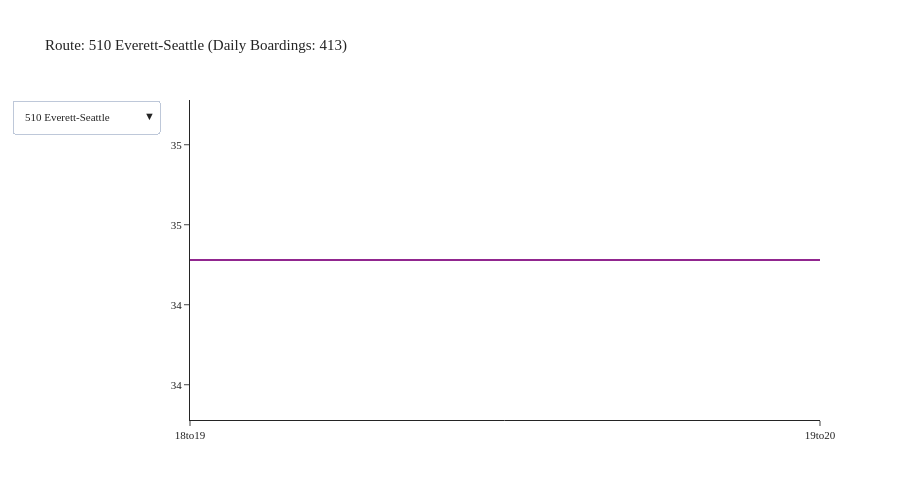

Notebook code for this chart:
### Code cell
agency = 'Sound Transit'
df = df_transit_line[df_transit_line['agency'] == agency]
df = df.groupby(['tod', 'description']).agg({'boardings': 'sum'}).reset_index()
fig = create_tod_chart(df)
fig.show()

### Figure 1 — Plotly figure (JSON) as saved in the notebook; plotly's stock layout.template omitted (floating-point values rounded to 4 significant figures)
{"data": [{"mode": "lines", "name": "510 Everett-Seattle", "type": "scatter", "visible": true, "x": ["18to19", "19to20"], "y": [34.28, 34.28]}, {"mode": "lines", "name": "512 Everett-Northgte", "type": "scatter", "visible": false, "x": ["18to19", "19to20", "20to21", "21to22", "22to23", "23to0", "0to1", "1to2", "2to3", "3to4", "4to5"], "y": [774.2, 774.2, 125.2, 125.2, 125.2, 125.2, 125.2, 125.2, 125.2, 125.2, 125.2]}, {"mode": "lines", "name": "513 Seaway-Northgate", "type": "scatter", "visible": false, "x": ["18to19", "19to20"], "y": [104.5, 104.5]}, {"mode": "lines", "name": "522 Woodinvl-Roosvlt", "type": "scatter", "visible": false, "x": ["18to19", "19to20", "20to21", "21to22", "22to23", "23to0", "0to1", "1to2", "2to3", "3to4", "4to5"], "y": [297.5, 297.5, 53.58, 53.58, 53.58, 53.58, 53.58, 53.58, 53.58, 53.58, 53.58]}, {"mode": "lines", "name": "532 Everett-Bellevue", "type": "scatter", "visible": false, "x": ["18to19", "19to20"], "y": [11.0, 11.0]}, {"mode": "lines", "name": "535 Lynnwood-Bllvue", "type": "scatter", "visible": false, "x": ["18to19", "19to20", "20to21", "21to22", "22to23", "23to0", "0to1", "1to2", "2to3", "3to4", "4to5"], "y": [173.0, 173.0, 5.286, 5.286, 5.286, 5.286, 5.286, 5.286, 5.286, 5.286, 5.286]}, {"mode": "lines", "name": "542 Redmond-U Dist", "type": "scatter", "visible": false, "x": ["18to19", "19to20", "20to21", "21to22", "22to23", "23to0", "0to1", "1to2", "2to3", "3to4", "4to5"], "y": [73.34, 73.34, 12.67, 12.67, 12.67, 12.67, 12.67, 12.67, 12.67, 12.67, 12.67]}, {"mode": "lines", "name": "545 Redmond-Seattle", "type": "scatter", "visible": false, "x": ["18to19", "19to20", "20to21", "21to22", "22to23", "23to0", "0to1", "1to2", "2to3", "3to4", "4to5"], "y": [417.5, 417.5, 42.08, 42.08, 42.08, 42.08, 42.08, 42.08, 42.08, 42.08, 42.08]}, {"mode": "lines", "name": "550 Bellevue-Seattle", "type": "scatter", "visible": false, "x": ["18to19", "19to20", "20to21", "21to22", "22to23", "23to0", "0to1", "1to2", "2to3", "3to4", "4to5"], "y": [664.1, 664.1, 156.4, 156.4, 156.4, 156.4, 156.4, 156.4, 156.4, 156.4, 156.4]}, {"mode": "lines", "name": "554 Issaquah-Seattle", "type": "scatter", "visible": false, "x": ["18to19", "19to20", "20to21", "21to22", "22to23", "23to0", "0to1", "1to2", "2to3", "3to4", "4to5"], "y": [566.7, 566.7, 88.59, 88.59, 88.59, 88.59, 88.59, 88.59, 88.59, 88.59, 88.59]}, {"mode": "lines", "name": "556 Issaquah-U Dist", "type": "scatter", "visible": false, "x": ["18to19", "19to20"], "y": [24.3, 24.3]}, {"mode": "lines", "name": "560 W Sea-Bellevue", "type": "scatter", "visible": false, "x": ["18to19", "19to20", "20to21", "21to22", "22to23", "23to0", "0to1", "1to2", "2to3", "3to4", "4to5"], "y": [103.1, 103.1, 10.76, 10.76, 10.76, 10.76, 10.76, 10.76, 10.76, 10.76, 10.76]}, {"mode": "lines", "name": "566 Auburn-Redmond", "type": "scatter", "visible": false, "x": ["18to19", "19to20"], "y": [16.17, 16.17]}, {"mode": "lines", "name": "574 Lakewood-SeaTac", "type": "scatter", "visible": false, "x": ["18to19", "19to20", "20to21", "21to22", "22to23", "23to0", "0to1", "1to2", "2to3", "3to4", "4to5"], "y": [274.0, 274.0, 7.08, 7.08, 7.08, 7.08, 7.08, 7.08, 7.08, 7.08, 7.08]}, {"mode": "lines", "name": "577 Fed Way-Seattle", "type": "scatter", "visible": false, "x": [], "y": []}, {"mode": "lines", "name": "578 Seattle-Puyallup", "type": "scatter", "visible": false, "x": ["18to19", "19to20", "20to21", "21to22", "22to23", "23to0", "0to1", "1to2", "2to3", "3to4", "4to5"], "y": [298.1, 298.1, 32.33, 32.33, 32.33, 32.33, 32.33, 32.33, 32.33, 32.33, 32.33]}, {"mode": "lines", "name": "580 So Hill-Puyallup", "type": "scatter", "visible": false, "x": ["18to19", "19to20"], "y": [0.1429, 0.1429]}, {"mode": "lines", "name": "586 Tacoma-U Dist", "type": "scatter", "visible": false, "x": ["18to19", "19to20"], "y": [4.22, 4.22]}, {"mode": "lines", "name": "590 Tacoma-Seattle", "type": "scatter", "visible": false, "x": ["18to19", "19to20"], "y": [21.75, 21.75]}, {"mode": "lines", "name": "592 DuPont-Seattle", "type": "scatter", "visible": false, "x": ["18to19", "19to20"], "y": [3.404, 3.404]}, {"mode": "lines", "name": "594 Lakewood-Seattle", "type": "scatter", "visible": false, "x": ["18to19", "19to20", "20to21", "21to22", "22to23", "23to0", "0to1", "1to2", "2to3", "3to4", "4to5"], "y": [183.6, 183.6, 35.09, 35.09, 35.09, 35.09, 35.09, 35.09, 35.09, 35.09, 35.09]}, {"mode": "lines", "name": "595 Gig Hrbr-Seattle", "type": "scatter", "visible": false, "x": [], "y": []}, {"mode": "lines", "name": "596 Sumner-Bonney Lk", "type": "scatter", "visible": false, "x": ["18to19", "19to20"], "y": [8.977, 8.977]}, {"mode": "lines", "name": "Commutr Rail Evt-Sea", "type": "scatter", "visible": false, "x": [], "y": []}, {"mode": "lines", "name": "Commutr Rail Tac-Sea", "type": "scatter", "visible": false, "x": ["18to19", "19to20"], "y": [763.7, 763.7]}, {"mode": "lines", "name": "Light Rail Ang Lk-NG", "type": "scatter", "visible": false, "x": ["18to19", "19to20", "20to21", "21to22", "22to23", "23to0", "0to1", "1to2", "2to3", "3to4", "4to5"], "y": [6095.0, 6095.0, 988.0, 988.0, 988.0, 988.0, 988.0, 988.0, 988.0, 988.0, 988.0]}, {"mode": "lines", "name": "Light Rail Tacoma", "type": "scatter", "visible": false, "x": ["18to19", "19to20", "20to21", "21to22", "22to23", "23to0", "0to1", "1to2", "2to3", "3to4", "4to5"], "y": [377.4, 377.4, 30.15, 30.15, 30.15, 30.15, 30.15, 30.15, 30.15, 30.15, 30.15]}], "layout": {"font": {"size": 11}, "height": 500, "title": {"text": "Route: 510 Everett-Seattle (Daily Boardings: 413)"}, "updatemenus": [{"buttons": [{"args": [{"visible": [true, false, false, false, false, false, false, false, false, false, false, false, false, false, false, false, false, false, false, false, false, false, false, false, false, false, false]}, {"title": "Route: 510 Everett-Seattle (Daily Boardings: 413)"}], "label": "510 Everett-Seattle", "method": "update"}, {"args": [{"visible": [false, true, false, false, false, false, false, false, false, false, false, false, false, false, false, false, false, false, false, false, false, false, false, false, false, false, false]}, {"title": "Route: 512 Everett-Northgte (Daily Boardings: 8,656)"}], "label": "512 Everett-Northgte", "method": "update"}, {"args": [{"visible": [false, false, true, false, false, false, false, false, false, false, false, false, false, false, false, false, false, false, false, false, false, false, false, false, false, false, false]}, {"title": "Route: 513 Seaway-Northgate (Daily Boardings: 508)"}], "label": "513 Seaway-Northgate", "method": "update"}, {"args": [{"visible": [false, false, false, true, false, false, false, false, false, false, false, false, false, false, false, false, false, false, false, false, false, false, false, false, false, false, false]}, {"title": "Route: 522 Woodinvl-Roosvlt (Daily Boardings: 3,683)"}], "label": "522 Woodinvl-Roosvlt", "method": "update"}, {"args": [{"visible": [false, false, false, false, true, false, false, false, false, false, false, false, false, false, false, false, false, false, false, false, false, false, false, false, false, false, false]}, {"title": "Route: 532 Everett-Bellevue (Daily Boardings: 406)"}], "label": "532 Everett-Bellevue", "method": "update"}, {"args": [{"visible": [false, false, false, false, false, true, false, false, false, false, false, false, false, false, false, false, false, false, false, false, false, false, false, false, false, false, false]}, {"title": "Route: 535 Lynnwood-Bllvue (Daily Boardings: 2,485)"}], "label": "535 Lynnwood-Bllvue", "method": "update"}, {"args": [{"visible": [false, false, false, false, false, false, true, false, false, false, false, false, false, false, false, false, false, false, false, false, false, false, false, false, false, false, false]}, {"title": "Route: 542 Redmond-U Dist (Daily Boardings: 1,037)"}], "label": "542 Redmond-U Dist", "method": "update"}, {"args": [{"visible": [false, false, false, false, false, false, false, true, false, false, false, false, false, false, false, false, false, false, false, false, false, false, false, false, false, false, false]}, {"title": "Route: 545 Redmond-Seattle (Daily Boardings: 5,598)"}], "label": "545 Redmond-Seattle", "method": "update"}, {"args": [{"visible": [false, false, false, false, false, false, false, false, true, false, false, false, false, false, false, false, false, false, false, false, false, false, false, false, false, false, false]}, {"title": "Route: 550 Bellevue-Seattle (Daily Boardings: 8,781)"}], "label": "550 Bellevue-Seattle", "method": "update"}, {"args": [{"visible": [false, false, false, false, false, false, false, false, false, true, false, false, false, false, false, false, false, false, false, false, false, false, false, false, false, false, false]}, {"title": "Route: 554 Issaquah-Seattle (Daily Boardings: 5,916)"}], "label": "554 Issaquah-Seattle", "method": "update"}, {"args": [{"visible": [false, false, false, false, false, false, false, false, false, false, true, false, false, false, false, false, false, false, false, false, false, false, false, false, false, false, false]}, {"title": "Route: 556 Issaquah-U Dist (Daily Boardings: 683)"}], "label": "556 Issaquah-U Dist", "method": "update"}, {"args": [{"visible": [false, false, false, false, false, false, false, false, false, false, false, true, false, false, false, false, false, false, false, false, false, false, false, false, false, false, false]}, {"title": "Route: 560 W Sea-Bellevue (Daily Boardings: 1,940)"}], "label": "560 W Sea-Bellevue", "method": "update"}, {"args": [{"visible": [false, false, false, false, false, false, false, false, false, false, false, false, true, false, false, false, false, false, false, false, false, false, false, false, false, false, false]}, {"title": "Route: 566 Auburn-Redmond (Daily Boardings: 371)"}], "label": "566 Auburn-Redmond", "method": "update"}, {"args": [{"visible": [false, false, false, false, false, false, false, false, false, false, false, false, false, true, false, false, false, false, false, false, false, false, false, false, false, false, false]}, {"title": "Route: 574 Lakewood-SeaTac (Daily Boardings: 2,798)"}], "label": "574 Lakewood-SeaTac", "method": "update"}, {"args": [{"visible": [false, false, false, false, false, false, false, false, false, false, false, false, false, false, true, false, false, false, false, false, false, false, false, false, false, false, false]}, {"title": "Route: 577 Fed Way-Seattle (Daily Boardings: 481)"}], "label": "577 Fed Way-Seattle", "method": "update"}, {"args": [{"visible": [false, false, false, false, false, false, false, false, false, false, false, false, false, false, false, true, false, false, false, false, false, false, false, false, false, false, false]}, {"title": "Route: 578 Seattle-Puyallup (Daily Boardings: 2,650)"}], "label": "578 Seattle-Puyallup", "method": "update"}, {"args": [{"visible": [false, false, false, false, false, false, false, false, false, false, false, false, false, false, false, false, true, false, false, false, false, false, false, false, false, false, false]}, {"title": "Route: 580 So Hill-Puyallup (Daily Boardings: 3)"}], "label": "580 So Hill-Puyallup", "method": "update"}, {"args": [{"visible": [false, false, false, false, false, false, false, false, false, false, false, false, false, false, false, false, false, true, false, false, false, false, false, false, false, false, false]}, {"title": "Route: 586 Tacoma-U Dist (Daily Boardings: 131)"}], "label": "586 Tacoma-U Dist", "method": "update"}, {"args": [{"visible": [false, false, false, false, false, false, false, false, false, false, false, false, false, false, false, false, false, false, true, false, false, false, false, false, false, false, false]}, {"title": "Route: 590 Tacoma-Seattle (Daily Boardings: 420)"}], "label": "590 Tacoma-Seattle", "method": "update"}, {"args": [{"visible": [false, false, false, false, false, false, false, false, false, false, false, false, false, false, false, false, false, false, false, true, false, false, false, false, false, false, false]}, {"title": "Route: 592 DuPont-Seattle (Daily Boardings: 94)"}], "label": "592 DuPont-Seattle", "method": "update"}, {"args": [{"visible": [false, false, false, false, false, false, false, false, false, false, false, false, false, false, false, false, false, false, false, false, true, false, false, false, false, false, false]}, {"title": "Route: 594 Lakewood-Seattle (Daily Boardings: 1,558)"}], "label": "594 Lakewood-Seattle", "method": "update"}, {"args": [{"visible": [false, false, false, false, false, false, false, false, false, false, false, false, false, false, false, false, false, false, false, false, false, true, false, false, false, false, false]}, {"title": "Route: 595 Gig Hrbr-Seattle (Daily Boardings: 136)"}], "label": "595 Gig Hrbr-Seattle", "method": "update"}, {"args": [{"visible": [false, false, false, false, false, false, false, false, false, false, false, false, false, false, false, false, false, false, false, false, false, false, true, false, false, false, false]}, {"title": "Route: 596 Sumner-Bonney Lk (Daily Boardings: 93)"}], "label": "596 Sumner-Bonney Lk", "method": "update"}, {"args": [{"visible": [false, false, false, false, false, false, false, false, false, false, false, false, false, false, false, false, false, false, false, false, false, false, false, true, false, false, false]}, {"title": "Route: Commutr Rail Evt-Sea (Daily Boardings: 276)"}], "label": "Commutr Rail Evt-Sea", "method": "update"}, {"args": [{"visible": [false, false, false, false, false, false, false, false, false, false, false, false, false, false, false, false, false, false, false, false, false, false, false, false, true, false, false]}, {"title": "Route: Commutr Rail Tac-Sea (Daily Boardings: 7,976)"}], "label": "Commutr Rail Tac-Sea", "method": "update"}, {"args": [{"visible": [false, false, false, false, false, false, false, false, false, false, false, false, false, false, false, false, false, false, false, false, false, false, false, false, false, true, false]}, {"title": "Route: Light Rail Ang Lk-NG (Daily Boardings: 78,181)"}], "label": "Light Rail Ang Lk-NG", "method": "update"}, {"args": [{"visible": [false, false, false, false, false, false, false, false, false, false, false, false, false, false, false, false, false, false, false, false, false, false, false, false, false, false, true]}, {"title": "Route: Light Rail Tacoma (Daily Boardings: 5,050)"}], "label": "Light Rail Tacoma", "method": "update"}], "direction": "down", "showactive": true}], "width": 900, "yaxis": {"tickformat": ".00f"}}}
